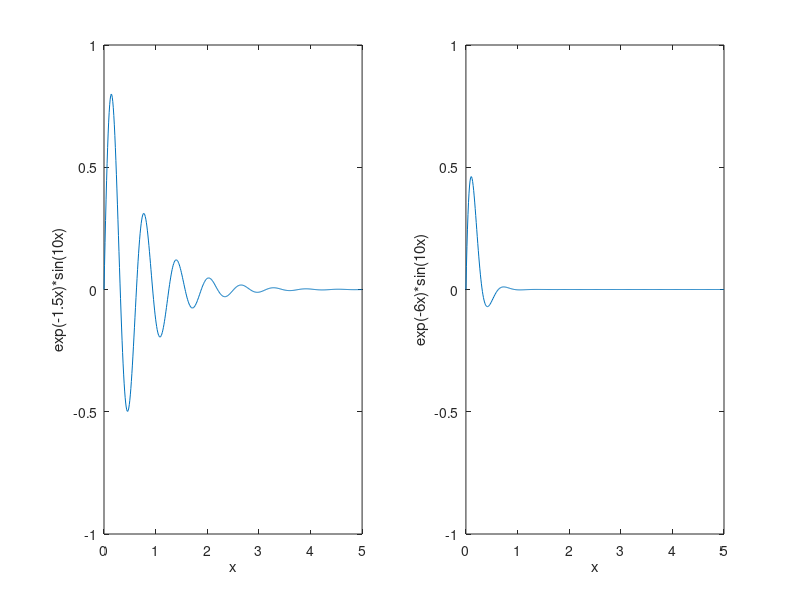

The MATLAB source for this figure:
x = 0:0.01:5;
y = exp(-1.5*x).*sin(10*x);
subplot(1,2,1)
plot(x,y), xlabel('x'), ylabel('exp(-1.5x)*sin(10x)'), axis([0 5 -1 1])
y = exp(-6*x).*sin(10*x);
subplot(1,2,2)
plot(x,y),xlabel('x'), ylabel('exp(-6x)*sin(10x)'), axis([0 5 -1 1])